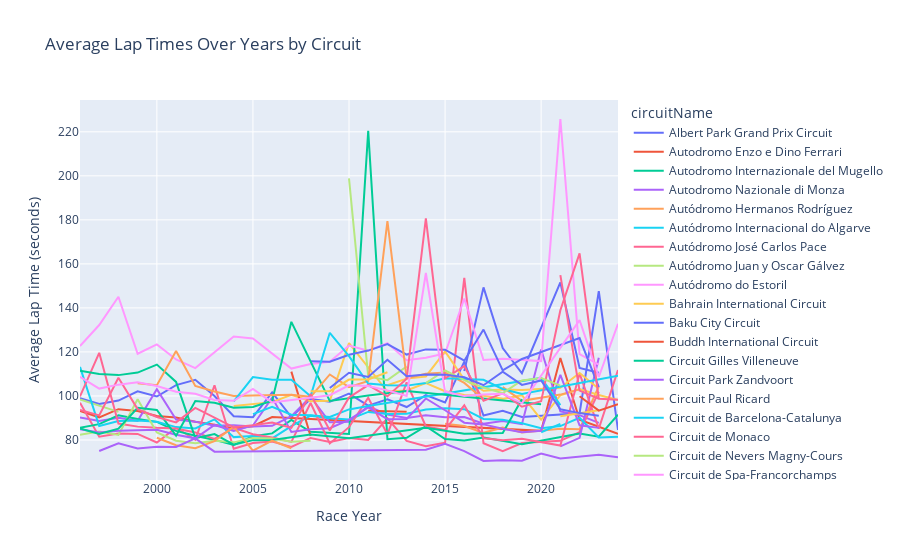

The code cell stored with this chart in its notebook:
### Markdown cell above
Average Lap time per circuit over the years

### Code cell
import plotly.express as px

#Removing rows with missing lapSeconds
lapTimesAnalysis = lapTimesAnalysis.dropna(subset=['lapSeconds'])

#Grouping data by circuitName and raceYear, calculate mean lapSeconds, and reset index
grouped_data = lapTimesAnalysis.groupby(['circuitName', 'raceYear'], as_index=False)['lapSeconds'].mean()

#Creating the line plot using Plotly Express
fig = px.line(grouped_data,
              x='raceYear',
              y='lapSeconds',
              color='circuitName',
              title='Average Lap Times by Circuit and Year',
              labels={'raceYear': 'Race Year', 'lapSeconds': 'Average Lap Time (seconds)'}
             )

fig.update_layout(
    title_text='Average Lap Times Over Years by Circuit',
)

#Showing the plot
fig.show()

### Figure 1 — Plotly figure (JSON) as saved in the notebook; plotly's stock layout.template omitted (floating-point values rounded to 4 significant figures)
{"data": [{"hovertemplate": "circuitName=Albert Park Grand Prix Circuit<br>Race Year=%{x}<br>Average Lap Time (seconds)=%{y}<extra></extra>", "legendgroup": "Albert Park Grand Prix Circuit", "line": {"color": "#636efa", "dash": "solid"}, "marker": {"symbol": "circle"}, "mode": "lines", "name": "Albert Park Grand Prix Circuit", "orientation": "v", "showlegend": true, "type": "scatter", "x": [1996, 1997, 1998, 1999, 2000, 2001, 2002, 2003, 2004, 2005, 2006, 2007, 2008, 2009, 2010, 2011, 2012, 2013, 2014, 2015, 2016, 2017, 2018, 2019, 2022, 2023, 2024], "xaxis": "x", "y": [99.02, 96.33, 97.9, 102.1, 99.75, 104.9, 107.3, 100.0, 90.81, 90.33, 101.7, 90.4, 98.56, 97.43, 101.1, 95.62, 98.47, 94.96, 100.4, 97.06, 115.6, 91.11, 93.26, 90.42, 92.14, 147.6, 84.54], "yaxis": "y"}, {"hovertemplate": "circuitName=Autodromo Enzo e Dino Ferrari<br>Race Year=%{x}<br>Average Lap Time (seconds)=%{y}<extra></extra>", "legendgroup": "Autodromo Enzo e Dino Ferrari", "line": {"color": "#EF553B", "dash": "solid"}, "marker": {"symbol": "circle"}, "mode": "lines", "name": "Autodromo Enzo e Dino Ferrari", "orientation": "v", "showlegend": true, "type": "scatter", "x": [1996, 1997, 1998, 1999, 2000, 2001, 2002, 2003, 2004, 2005, 2006, 2020, 2021, 2022, 2024], "xaxis": "x", "y": [93.19, 90.29, 93.98, 93.19, 90.92, 90.22, 88.29, 86.95, 85.24, 86.26, 90.41, 84.15, 117.2, 89.19, 82.75], "yaxis": "y"}, {"hovertemplate": "circuitName=Autodromo Internazionale del Mugello<br>Race Year=%{x}<br>Average Lap Time (seconds)=%{y}<extra></extra>", "legendgroup": "Autodromo Internazionale del Mugello", "line": {"color": "#00cc96", "dash": "solid"}, "marker": {"symbol": "circle"}, "mode": "lines", "name": "Autodromo Internazionale del Mugello", "orientation": "v", "showlegend": true, "type": "scatter", "x": [2020], "xaxis": "x", "y": [141.4], "yaxis": "y"}, {"hovertemplate": "circuitName=Autodromo Nazionale di Monza<br>Race Year=%{x}<br>Average Lap Time (seconds)=%{y}<extra></extra>", "legendgroup": "Autodromo Nazionale di Monza", "line": {"color": "#ab63fa", "dash": "solid"}, "marker": {"symbol": "circle"}, "mode": "lines", "name": "Autodromo Nazionale di Monza", "orientation": "v", "showlegend": true, "type": "scatter", "x": [1996, 1997, 1998, 1999, 2000, 2001, 2002, 2003, 2004, 2005, 2006, 2007, 2008, 2009, 2010, 2011, 2012, 2013, 2014, 2015, 2016, 2017, 2018, 2019, 2020, 2021, 2022, 2023], "xaxis": "x", "y": [90.26, 88.59, 90.12, 88.68, 103.0, 89.27, 88.33, 86.47, 86.69, 86.14, 86.43, 90.8, 99.65, 88.05, 88.3, 95.31, 91.5, 89.95, 91.26, 90.38, 90.43, 87.42, 88.63, 87.15, 121.1, 92.95, 91.26, 87.77], "yaxis": "y"}, {"hovertemplate": "circuitName=Autódromo Hermanos Rodríguez<br>Race Year=%{x}<br>Average Lap Time (seconds)=%{y}<extra></extra>", "legendgroup": "Autódromo Hermanos Rodríguez", "line": {"color": "#FFA15A", "dash": "solid"}, "marker": {"symbol": "circle"}, "mode": "lines", "name": "Autódromo Hermanos Rodríguez", "orientation": "v", "showlegend": true, "type": "scatter", "x": [2015, 2016, 2017, 2018, 2019, 2021, 2022, 2023], "xaxis": "x", "y": [87.34, 86.32, 83.24, 85.64, 83.38, 85.13, 84.88, 104.3], "yaxis": "y"}, {"hovertemplate": "circuitName=Autódromo Internacional do Algarve<br>Race Year=%{x}<br>Average Lap Time (seconds)=%{y}<extra></extra>", "legendgroup": "Autódromo Internacional do Algarve", "line": {"color": "#19d3f3", "dash": "solid"}, "marker": {"symbol": "circle"}, "mode": "lines", "name": "Autódromo Internacional do Algarve", "orientation": "v", "showlegend": true, "type": "scatter", "x": [2020, 2021], "xaxis": "x", "y": [83.52, 87.32], "yaxis": "y"}, {"hovertemplate": "circuitName=Autódromo José Carlos Pace<br>Race Year=%{x}<br>Average Lap Time (seconds)=%{y}<extra></extra>", "legendgroup": "Autódromo José Carlos Pace", "line": {"color": "#FF6692", "dash": "solid"}, "marker": {"symbol": "circle"}, "mode": "lines", "name": "Autódromo José Carlos Pace", "orientation": "v", "showlegend": true, "type": "scatter", "x": [1996, 1997, 1998, 1999, 2000, 2001, 2002, 2003, 2004, 2005, 2006, 2007, 2008, 2009, 2010, 2011, 2012, 2013, 2014, 2015, 2016, 2017, 2018, 2019, 2021, 2022, 2023], "xaxis": "x", "y": [96.87, 81.52, 82.93, 82.74, 78.85, 85.57, 80.1, 104.8, 76.01, 78.64, 79.27, 76.83, 80.92, 79.1, 80.87, 79.99, 89.86, 79.55, 77.15, 78.79, 153.7, 78.54, 74.92, 78.58, 79.61, 83.6, 101.9], "yaxis": "y"}, {"hovertemplate": "circuitName=Autódromo Juan y Oscar Gálvez<br>Race Year=%{x}<br>Average Lap Time (seconds)=%{y}<extra></extra>", "legendgroup": "Autódromo Juan y Oscar Gálvez", "line": {"color": "#B6E880", "dash": "solid"}, "marker": {"symbol": "circle"}, "mode": "lines", "name": "Autódromo Juan y Oscar Gálvez", "orientation": "v", "showlegend": true, "type": "scatter", "x": [1996, 1997, 1998], "xaxis": "x", "y": [98.45, 95.69, 92.77], "yaxis": "y"}, {"hovertemplate": "circuitName=Autódromo do Estoril<br>Race Year=%{x}<br>Average Lap Time (seconds)=%{y}<extra></extra>", "legendgroup": "Autódromo do Estoril", "line": {"color": "#FF97FF", "dash": "solid"}, "marker": {"symbol": "circle"}, "mode": "lines", "name": "Autódromo do Estoril", "orientation": "v", "showlegend": true, "type": "scatter", "x": [1996], "xaxis": "x", "y": [88.53], "yaxis": "y"}, {"hovertemplate": "circuitName=Bahrain International Circuit<br>Race Year=%{x}<br>Average Lap Time (seconds)=%{y}<extra></extra>", "legendgroup": "Bahrain International Circuit", "line": {"color": "#FECB52", "dash": "solid"}, "marker": {"symbol": "circle"}, "mode": "lines", "name": "Bahrain International Circuit", "orientation": "v", "showlegend": true, "type": "scatter", "x": [2004, 2005, 2006, 2007, 2008, 2009, 2010, 2012, 2013, 2014, 2015, 2016, 2017, 2018, 2019, 2020, 2021, 2022, 2023, 2024], "xaxis": "x", "y": [95.39, 96.35, 97.19, 100.6, 97.6, 97.83, 124.0, 102.0, 102.5, 105.9, 102.1, 100.4, 100.1, 98.68, 100.4, 89.22, 100.3, 103.1, 100.4, 98.12], "yaxis": "y"}, {"hovertemplate": "circuitName=Baku City Circuit<br>Race Year=%{x}<br>Average Lap Time (seconds)=%{y}<extra></extra>", "legendgroup": "Baku City Circuit", "line": {"color": "#636efa", "dash": "solid"}, "marker": {"symbol": "circle"}, "mode": "lines", "name": "Baku City Circuit", "orientation": "v", "showlegend": true, "type": "scatter", "x": [2016, 2017, 2018, 2019, 2021, 2022, 2023], "xaxis": "x", "y": [111.3, 149.3, 121.7, 110.3, 151.6, 112.7, 110.5], "yaxis": "y"}, {"hovertemplate": "circuitName=Buddh International Circuit<br>Race Year=%{x}<br>Average Lap Time (seconds)=%{y}<extra></extra>", "legendgroup": "Buddh International Circuit", "line": {"color": "#EF553B", "dash": "solid"}, "marker": {"symbol": "circle"}, "mode": "lines", "name": "Buddh International Circuit", "orientation": "v", "showlegend": true, "type": "scatter", "x": [2011, 2012, 2013], "xaxis": "x", "y": [93.23, 92.97, 92.78], "yaxis": "y"}, {"hovertemplate": "circuitName=Circuit Gilles Villeneuve<br>Race Year=%{x}<br>Average Lap Time (seconds)=%{y}<extra></extra>", "legendgroup": "Circuit Gilles Villeneuve", "line": {"color": "#00cc96", "dash": "solid"}, "marker": {"symbol": "circle"}, "mode": "lines", "name": "Circuit Gilles Villeneuve", "orientation": "v", "showlegend": true, "type": "scatter", "x": [1996, 1997, 1998, 1999, 2000, 2001, 2002, 2003, 2004, 2005, 2006, 2007, 2008, 2010, 2011, 2012, 2013, 2014, 2015, 2016, 2017, 2018, 2019, 2022, 2023, 2024], "xaxis": "x", "y": [85.56, 87.19, 91.24, 89.52, 88.22, 84.13, 81.93, 80.03, 77.73, 81.66, 83.0, 89.09, 83.7, 82.75, 220.5, 80.3, 80.96, 86.27, 80.4, 79.75, 81.13, 79.54, 78.02, 82.99, 81.51, 91.46], "yaxis": "y"}, {"hovertemplate": "circuitName=Circuit Park Zandvoort<br>Race Year=%{x}<br>Average Lap Time (seconds)=%{y}<extra></extra>", "legendgroup": "Circuit Park Zandvoort", "line": {"color": "#ab63fa", "dash": "solid"}, "marker": {"symbol": "circle"}, "mode": "lines", "name": "Circuit Park Zandvoort", "orientation": "v", "showlegend": true, "type": "scatter", "x": [2021, 2022, 2023], "xaxis": "x", "y": [77.12, 80.96, 117.4], "yaxis": "y"}, {"hovertemplate": "circuitName=Circuit Paul Ricard<br>Race Year=%{x}<br>Average Lap Time (seconds)=%{y}<extra></extra>", "legendgroup": "Circuit Paul Ricard", "line": {"color": "#FFA15A", "dash": "solid"}, "marker": {"symbol": "circle"}, "mode": "lines", "name": "Circuit Paul Ricard", "orientation": "v", "showlegend": true, "type": "scatter", "x": [2018, 2019, 2021, 2022], "xaxis": "x", "y": [104.0, 97.77, 100.6, 103.0], "yaxis": "y"}, {"hovertemplate": "circuitName=Circuit de Barcelona-Catalunya<br>Race Year=%{x}<br>Average Lap Time (seconds)=%{y}<extra></extra>", "legendgroup": "Circuit de Barcelona-Catalunya", "line": {"color": "#19d3f3", "dash": "solid"}, "marker": {"symbol": "circle"}, "mode": "lines", "name": "Circuit de Barcelona-Catalunya", "orientation": "v", "showlegend": true, "type": "scatter", "x": [1996, 1997, 1998, 1999, 2000, 2001, 2002, 2003, 2004, 2005, 2006, 2007, 2008, 2009, 2010, 2011, 2012, 2013, 2014, 2015, 2016, 2017, 2018, 2019, 2020, 2021, 2022, 2023, 2024], "xaxis": "x", "y": [113.2, 86.33, 88.62, 88.88, 88.31, 85.84, 85.2, 89.38, 81.29, 81.75, 80.71, 86.26, 91.05, 89.88, 89.31, 92.75, 91.8, 91.93, 93.88, 94.37, 93.99, 89.57, 89.23, 87.56, 85.31, 86.33, 90.07, 81.1, 81.47], "yaxis": "y"}, {"hovertemplate": "circuitName=Circuit de Monaco<br>Race Year=%{x}<br>Average Lap Time (seconds)=%{y}<extra></extra>", "legendgroup": "Circuit de Monaco", "line": {"color": "#FF6692", "dash": "solid"}, "marker": {"symbol": "circle"}, "mode": "lines", "name": "Circuit de Monaco", "orientation": "v", "showlegend": true, "type": "scatter", "x": [1996, 1997, 1998, 1999, 2000, 2001, 2002, 2003, 2004, 2005, 2006, 2007, 2008, 2009, 2010, 2011, 2012, 2013, 2014, 2015, 2016, 2017, 2018, 2019, 2021, 2022, 2023, 2024], "xaxis": "x", "y": [99.8, 119.6, 87.48, 86.06, 85.51, 85.22, 83.43, 80.48, 85.52, 82.59, 81.08, 79.12, 96.77, 78.43, 85.81, 99.2, 82.58, 106.2, 86.11, 84.53, 95.73, 80.75, 79.86, 80.59, 77.46, 110.2, 85.12, 111.8], "yaxis": "y"}, {"hovertemplate": "circuitName=Circuit de Nevers Magny-Cours<br>Race Year=%{x}<br>Average Lap Time (seconds)=%{y}<extra></extra>", "legendgroup": "Circuit de Nevers Magny-Cours", "line": {"color": "#B6E880", "dash": "solid"}, "marker": {"symbol": "circle"}, "mode": "lines", "name": "Circuit de Nevers Magny-Cours", "orientation": "v", "showlegend": true, "type": "scatter", "x": [1996, 1997, 1998, 1999, 2000, 2001, 2002, 2003, 2004, 2005, 2006, 2007, 2008], "xaxis": "x", "y": [82.35, 83.84, 82.26, 98.5, 83.38, 79.64, 78.46, 79.64, 78.91, 80.95, 80.71, 79.24, 79.68], "yaxis": "y"}, {"hovertemplate": "circuitName=Circuit de Spa-Francorchamps<br>Race Year=%{x}<br>Average Lap Time (seconds)=%{y}<extra></extra>", "legendgroup": "Circuit de Spa-Francorchamps", "line": {"color": "#FF97FF", "dash": "solid"}, "marker": {"symbol": "circle"}, "mode": "lines", "name": "Circuit de Spa-Francorchamps", "orientation": "v", "showlegend": true, "type": "scatter", "x": [1996, 1997, 1998, 1999, 2000, 2001, 2002, 2004, 2005, 2007, 2008, 2009, 2010, 2011, 2012, 2013, 2014, 2015, 2016, 2017, 2018, 2019, 2020, 2021, 2022, 2023], "xaxis": "x", "y": [122.7, 132.2, 145.1, 119.2, 123.4, 116.6, 112.6, 127.0, 126.1, 112.4, 114.5, 115.6, 122.9, 120.5, 124.0, 116.2, 117.3, 119.3, 144.3, 116.3, 116.9, 116.4, 115.8, 225.8, 119.0, 114.2], "yaxis": "y"}, {"hovertemplate": "circuitName=Circuit of the Americas<br>Race Year=%{x}<br>Average Lap Time (seconds)=%{y}<extra></extra>", "legendgroup": "Circuit of the Americas", "line": {"color": "#FECB52", "dash": "solid"}, "marker": {"symbol": "circle"}, "mode": "lines", "name": "Circuit of the Americas", "orientation": "v", "showlegend": true, "type": "scatter", "x": [2012, 2013, 2014, 2015, 2016, 2017, 2018, 2019, 2021, 2022, 2023], "xaxis": "x", "y": [104.8, 107.9, 108.9, 120.3, 107.5, 102.3, 102.9, 102.7, 103.7, 110.5, 103.2], "yaxis": "y"}, {"hovertemplate": "circuitName=Circuito de Jerez<br>Race Year=%{x}<br>Average Lap Time (seconds)=%{y}<extra></extra>", "legendgroup": "Circuito de Jerez", "line": {"color": "#636efa", "dash": "solid"}, "marker": {"symbol": "circle"}, "mode": "lines", "name": "Circuito de Jerez", "orientation": "v", "showlegend": true, "type": "scatter", "x": [1997], "xaxis": "x", "y": [87.07], "yaxis": "y"}, {"hovertemplate": "circuitName=Fuji Speedway<br>Race Year=%{x}<br>Average Lap Time (seconds)=%{y}<extra></extra>", "legendgroup": "Fuji Speedway", "line": {"color": "#EF553B", "dash": "solid"}, "marker": {"symbol": "circle"}, "mode": "lines", "name": "Fuji Speedway", "orientation": "v", "showlegend": true, "type": "scatter", "x": [2007, 2008], "xaxis": "x", "y": [111.1, 81.81], "yaxis": "y"}, {"hovertemplate": "circuitName=Hockenheimring<br>Race Year=%{x}<br>Average Lap Time (seconds)=%{y}<extra></extra>", "legendgroup": "Hockenheimring", "line": {"color": "#00cc96", "dash": "solid"}, "marker": {"symbol": "circle"}, "mode": "lines", "name": "Hockenheimring", "orientation": "v", "showlegend": true, "type": "scatter", "x": [1996, 1997, 1998, 1999, 2000, 2001, 2002, 2003, 2004, 2005, 2006, 2008, 2010, 2012, 2014, 2016, 2018, 2019], "xaxis": "x", "y": [111.4, 110.0, 109.5, 110.6, 114.2, 106.4, 80.84, 82.7, 77.84, 79.92, 79.95, 82.44, 80.81, 83.04, 85.54, 82.8, 83.21, 98.45], "yaxis": "y"}, {"hovertemplate": "circuitName=Hungaroring<br>Race Year=%{x}<br>Average Lap Time (seconds)=%{y}<extra></extra>", "legendgroup": "Hungaroring", "line": {"color": "#ab63fa", "dash": "solid"}, "marker": {"symbol": "circle"}, "mode": "lines", "name": "Hungaroring", "orientation": "v", "showlegend": true, "type": "scatter", "x": [1996, 1997, 1998, 1999, 2000, 2001, 2002, 2003, 2004, 2005, 2006, 2007, 2008, 2009, 2010, 2011, 2012, 2013, 2014, 2015, 2016, 2017, 2018, 2019, 2020, 2021, 2022, 2023], "xaxis": "x", "y": [84.92, 83.37, 84.2, 84.42, 84.59, 82.35, 80.74, 86.83, 84.11, 86.58, 99.24, 83.61, 84.88, 85.35, 89.09, 94.76, 89.44, 89.55, 98.86, 93.51, 87.85, 87.08, 85.05, 83.53, 84.21, 109.6, 86.66, 85.49], "yaxis": "y"}, {"hovertemplate": "circuitName=Indianapolis Motor Speedway<br>Race Year=%{x}<br>Average Lap Time (seconds)=%{y}<extra></extra>", "legendgroup": "Indianapolis Motor Speedway", "line": {"color": "#FFA15A", "dash": "solid"}, "marker": {"symbol": "circle"}, "mode": "lines", "name": "Indianapolis Motor Speedway", "orientation": "v", "showlegend": true, "type": "scatter", "x": [2000, 2001, 2002, 2003, 2004, 2005, 2006, 2007], "xaxis": "x", "y": [81.01, 77.61, 76.29, 79.48, 86.03, 75.12, 79.69, 76.22], "yaxis": "y"}, {"hovertemplate": "circuitName=Istanbul Park<br>Race Year=%{x}<br>Average Lap Time (seconds)=%{y}<extra></extra>", "legendgroup": "Istanbul Park", "line": {"color": "#19d3f3", "dash": "solid"}, "marker": {"symbol": "circle"}, "mode": "lines", "name": "Istanbul Park", "orientation": "v", "showlegend": true, "type": "scatter", "x": [2005, 2006, 2007, 2008, 2009, 2010, 2011, 2020, 2021], "xaxis": "x", "y": [91.74, 95.03, 91.44, 91.2, 90.47, 93.89, 95.4, 108.2, 95.84], "yaxis": "y"}, {"hovertemplate": "circuitName=Jeddah Corniche Circuit<br>Race Year=%{x}<br>Average Lap Time (seconds)=%{y}<extra></extra>", "legendgroup": "Jeddah Corniche Circuit", "line": {"color": "#FF6692", "dash": "solid"}, "marker": {"symbol": "circle"}, "mode": "lines", "name": "Jeddah Corniche Circuit", "orientation": "v", "showlegend": true, "type": "scatter", "x": [2021, 2022, 2023, 2024], "xaxis": "x", "y": [154.9, 102.4, 98.77, 98.22], "yaxis": "y"}, {"hovertemplate": "circuitName=Korean International Circuit<br>Race Year=%{x}<br>Average Lap Time (seconds)=%{y}<extra></extra>", "legendgroup": "Korean International Circuit", "line": {"color": "#B6E880", "dash": "solid"}, "marker": {"symbol": "circle"}, "mode": "lines", "name": "Korean International Circuit", "orientation": "v", "showlegend": true, "type": "scatter", "x": [2010, 2011, 2012, 2013], "xaxis": "x", "y": [198.8, 108.9, 107.2, 113.4], "yaxis": "y"}, {"hovertemplate": "circuitName=Las Vegas Strip Street Circuit<br>Race Year=%{x}<br>Average Lap Time (seconds)=%{y}<extra></extra>", "legendgroup": "Las Vegas Strip Street Circuit", "line": {"color": "#FF97FF", "dash": "solid"}, "marker": {"symbol": "circle"}, "mode": "lines", "name": "Las Vegas Strip Street Circuit", "orientation": "v", "showlegend": true, "type": "scatter", "x": [2023], "xaxis": "x", "y": [107.8], "yaxis": "y"}, {"hovertemplate": "circuitName=Losail International Circuit<br>Race Year=%{x}<br>Average Lap Time (seconds)=%{y}<extra></extra>", "legendgroup": "Losail International Circuit", "line": {"color": "#FECB52", "dash": "solid"}, "marker": {"symbol": "circle"}, "mode": "lines", "name": "Losail International Circuit", "orientation": "v", "showlegend": true, "type": "scatter", "x": [2021, 2023], "xaxis": "x", "y": [90.77, 93.5], "yaxis": "y"}, {"hovertemplate": "circuitName=Marina Bay Street Circuit<br>Race Year=%{x}<br>Average Lap Time (seconds)=%{y}<extra></extra>", "legendgroup": "Marina Bay Street Circuit", "line": {"color": "#636efa", "dash": "solid"}, "marker": {"symbol": "circle"}, "mode": "lines", "name": "Marina Bay Street Circuit", "orientation": "v", "showlegend": true, "type": "scatter", "x": [2008, 2009, 2010, 2011, 2012, 2013, 2014, 2015, 2016, 2017, 2018, 2019, 2022, 2023], "xaxis": "x", "y": [115.8, 115.5, 118.7, 120.6, 123.6, 118.8, 121.2, 121.0, 116.0, 130.2, 111.6, 116.8, 126.3, 104.0], "yaxis": "y"}, {"hovertemplate": "circuitName=Miami International Autodrome<br>Race Year=%{x}<br>Average Lap Time (seconds)=%{y}<extra></extra>", "legendgroup": "Miami International Autodrome", "line": {"color": "#EF553B", "dash": "solid"}, "marker": {"symbol": "circle"}, "mode": "lines", "name": "Miami International Autodrome", "orientation": "v", "showlegend": true, "type": "scatter", "x": [2022, 2023, 2024], "xaxis": "x", "y": [99.88, 93.33, 96.21], "yaxis": "y"}, {"hovertemplate": "circuitName=Nürburgring<br>Race Year=%{x}<br>Average Lap Time (seconds)=%{y}<extra></extra>", "legendgroup": "Nürburgring", "line": {"color": "#00cc96", "dash": "solid"}, "marker": {"symbol": "circle"}, "mode": "lines", "name": "Nürburgring", "orientation": "v", "showlegend": true, "type": "scatter", "x": [1996, 1997, 1998, 1999, 2000, 2001, 2002, 2003, 2004, 2005, 2006, 2007, 2009, 2011, 2013, 2020], "xaxis": "x", "y": [85.19, 82.78, 85.12, 94.58, 93.62, 81.97, 97.65, 96.95, 94.67, 95.03, 97.87, 133.7, 97.75, 100.2, 102.2, 96.28], "yaxis": "y"}, {"hovertemplate": "circuitName=Red Bull Ring<br>Race Year=%{x}<br>Average Lap Time (seconds)=%{y}<extra></extra>", "legendgroup": "Red Bull Ring", "line": {"color": "#ab63fa", "dash": "solid"}, "marker": {"symbol": "circle"}, "mode": "lines", "name": "Red Bull Ring", "orientation": "v", "showlegend": true, "type": "scatter", "x": [1997, 1998, 1999, 2000, 2001, 2002, 2003, 2014, 2015, 2016, 2017, 2018, 2019, 2020, 2021, 2022, 2023, 2024], "xaxis": "x", "y": [74.99, 78.52, 76.1, 76.91, 76.86, 80.72, 74.7, 75.6, 78.21, 74.95, 70.45, 70.75, 70.59, 73.86, 71.64, 72.46, 73.29, 72.19], "yaxis": "y"}, {"hovertemplate": "circuitName=Sepang International Circuit<br>Race Year=%{x}<br>Average Lap Time (seconds)=%{y}<extra></extra>", "legendgroup": "Sepang International Circuit", "line": {"color": "#FFA15A", "dash": "solid"}, "marker": {"symbol": "circle"}, "mode": "lines", "name": "Sepang International Circuit", "orientation": "v", "showlegend": true, "type": "scatter", "x": [1999, 2000, 2001, 2002, 2003, 2004, 2005, 2006, 2007, 2008, 2009, 2010, 2011, 2012, 2013, 2014, 2015, 2016, 2017], "xaxis": "x", "y": [105.8, 104.9, 120.5, 104.5, 102.0, 100.0, 100.2, 100.3, 100.6, 99.59, 109.8, 104.0, 106.8, 179.4, 108.1, 110.1, 110.6, 105.9, 98.48], "yaxis": "y"}, {"hovertemplate": "circuitName=Shanghai International Circuit<br>Race Year=%{x}<br>Average Lap Time (seconds)=%{y}<extra></extra>", "legendgroup": "Shanghai International Circuit", "line": {"color": "#19d3f3", "dash": "solid"}, "marker": {"symbol": "circle"}, "mode": "lines", "name": "Shanghai International Circuit", "orientation": "v", "showlegend": true, "type": "scatter", "x": [2004, 2005, 2006, 2007, 2008, 2009, 2010, 2011, 2012, 2013, 2014, 2015, 2016, 2017, 2018, 2019, 2024], "xaxis": "x", "y": [97.48, 108.6, 107.4, 107.4, 99.83, 128.7, 118.1, 105.7, 104.8, 104.7, 105.9, 108.0, 107.7, 107.4, 103.2, 100.9, 109.1], "yaxis": "y"}, {"hovertemplate": "circuitName=Silverstone Circuit<br>Race Year=%{x}<br>Average Lap Time (seconds)=%{y}<extra></extra>", "legendgroup": "Silverstone Circuit", "line": {"color": "#FF6692", "dash": "solid"}, "marker": {"symbol": "circle"}, "mode": "lines", "name": "Silverstone Circuit", "orientation": "v", "showlegend": true, "type": "scatter", "x": [1996, 1997, 1998, 1999, 2000, 2001, 2002, 2003, 2004, 2005, 2006, 2007, 2008, 2009, 2010, 2011, 2012, 2013, 2014, 2015, 2016, 2017, 2018, 2019, 2020, 2021, 2022, 2023], "xaxis": "x", "y": [93.66, 91.18, 108.2, 94.03, 90.45, 88.0, 94.56, 90.06, 85.77, 86.66, 87.88, 85.54, 100.9, 84.32, 99.35, 105.0, 99.81, 107.8, 180.7, 108.0, 113.5, 97.78, 101.2, 95.1, 97.61, 138.9, 164.8, 98.71], "yaxis": "y"}, {"hovertemplate": "circuitName=Sochi Autodrom<br>Race Year=%{x}<br>Average Lap Time (seconds)=%{y}<extra></extra>", "legendgroup": "Sochi Autodrom", "line": {"color": "#B6E880", "dash": "solid"}, "marker": {"symbol": "circle"}, "mode": "lines", "name": "Sochi Autodrom", "orientation": "v", "showlegend": true, "type": "scatter", "x": [2014, 2015, 2016, 2017, 2018, 2019, 2020, 2021], "xaxis": "x", "y": [105.8, 111.7, 107.2, 103.8, 101.3, 107.0, 108.1, 104.7], "yaxis": "y"}, {"hovertemplate": "circuitName=Suzuka Circuit<br>Race Year=%{x}<br>Average Lap Time (seconds)=%{y}<extra></extra>", "legendgroup": "Suzuka Circuit", "line": {"color": "#FF97FF", "dash": "solid"}, "marker": {"symbol": "circle"}, "mode": "lines", "name": "Suzuka Circuit", "orientation": "v", "showlegend": true, "type": "scatter", "x": [1996, 1997, 1998, 1999, 2000, 2001, 2002, 2003, 2004, 2005, 2006, 2009, 2010, 2011, 2012, 2013, 2014, 2015, 2016, 2017, 2018, 2019, 2022, 2023, 2024], "xaxis": "x", "y": [108.7, 103.4, 105.1, 106.2, 104.5, 101.9, 101.0, 98.21, 97.77, 103.2, 97.06, 100.3, 104.8, 104.5, 102.5, 100.0, 155.9, 102.0, 99.93, 100.7, 100.9, 96.64, 134.4, 108.6, 132.8], "yaxis": "y"}, {"hovertemplate": "circuitName=Valencia Street Circuit<br>Race Year=%{x}<br>Average Lap Time (seconds)=%{y}<extra></extra>", "legendgroup": "Valencia Street Circuit", "line": {"color": "#FECB52", "dash": "solid"}, "marker": {"symbol": "circle"}, "mode": "lines", "name": "Valencia Street Circuit", "orientation": "v", "showlegend": true, "type": "scatter", "x": [2008, 2009, 2010, 2011, 2012], "xaxis": "x", "y": [102.1, 102.2, 107.4, 107.5, 110.8], "yaxis": "y"}, {"hovertemplate": "circuitName=Yas Marina Circuit<br>Race Year=%{x}<br>Average Lap Time (seconds)=%{y}<extra></extra>", "legendgroup": "Yas Marina Circuit", "line": {"color": "#636efa", "dash": "solid"}, "marker": {"symbol": "circle"}, "mode": "lines", "name": "Yas Marina Circuit", "orientation": "v", "showlegend": true, "type": "scatter", "x": [2009, 2010, 2011, 2012, 2013, 2014, 2015, 2016, 2017, 2018, 2019, 2020, 2021, 2022, 2023], "xaxis": "x", "y": [103.6, 110.5, 108.6, 116.4, 108.9, 109.7, 109.7, 108.5, 104.9, 111.0, 105.0, 107.0, 93.92, 92.2, 91.0], "yaxis": "y"}], "layout": {"legend": {"title": {"text": "circuitName"}, "tracegroupgap": 0}, "title": {"text": "Average Lap Times Over Years by Circuit"}, "xaxis": {"anchor": "y", "domain": [0, 1], "title": {"text": "Race Year"}}, "yaxis": {"anchor": "x", "domain": [0, 1], "title": {"text": "Average Lap Time (seconds)"}}}}
